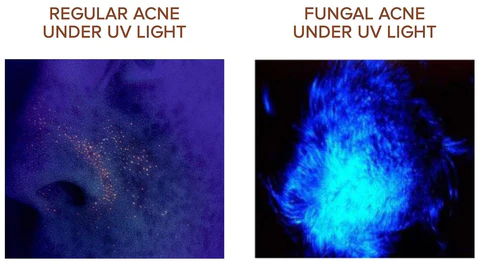
#> input picture images/Acne UV light.png, 480 x 261 px; its folder holds 2 pictures in this run
$ python resize.py ../images
#> lines starting #> are read from the running program, lines starting #| are printed output that depends on the picture
import cv2
import os
import sys

def open_images(image_folder_path):
    """This function opens the images in the folder and yields them

    Args:
        image_folder_path (string): The path to the folder containing the images

    Yields:
        cv2 image: images of acnee
    """
    for image in os.listdir(image_folder_path):
        image_path = os.path.join(image_folder_path, image)
        yield image_path


def resize_images(images_path):
    """This function resizes the images to 640x640

    Args:
        images_path: Path to the images folder
    """
#> called with images_path = '../images'
    images = open_images(images_path)
    for image in images:
        img = cv2.imread(image)
#> img is the input picture: shape (261, 480, 3); mean B, G, R 151.2, 100.3, 89.3
        if img is None:
            print(f"Failed to open image at {image}")
            continue
        print(f"Original size of {image}: {img.shape}")
#| Original size of ../images/Acne UV light.png: (261, 480, 3)
        resized_img = cv2.resize(img, (640, 640))
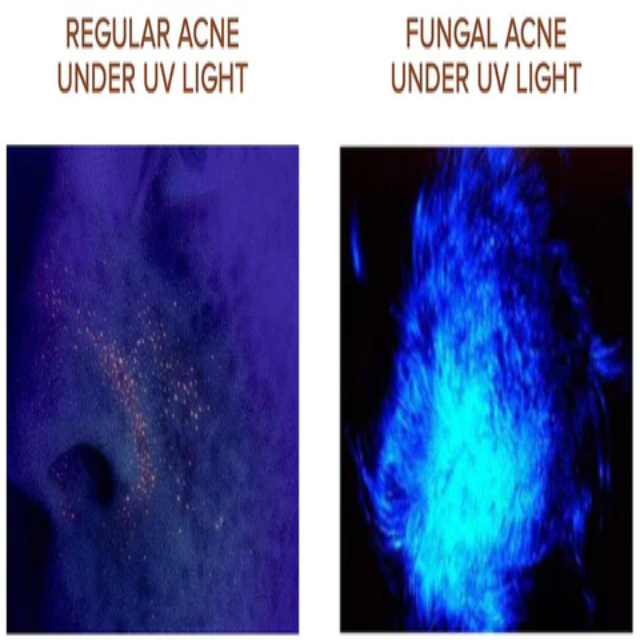
#> resized_img: shape (640, 640, 3); mean B, G, R 151.1, 100.2, 89.2
        print(f"Resized size of {image}: {resized_img.shape}")
#| Resized size of ../images/Acne UV light.png: (640, 640, 3)
        write_status = cv2.imwrite(image, resized_img)
        if not write_status:
            print(f"Failed to write image at {image}")
#> pass 2 of the loop in resize_images, `for image in images:`:
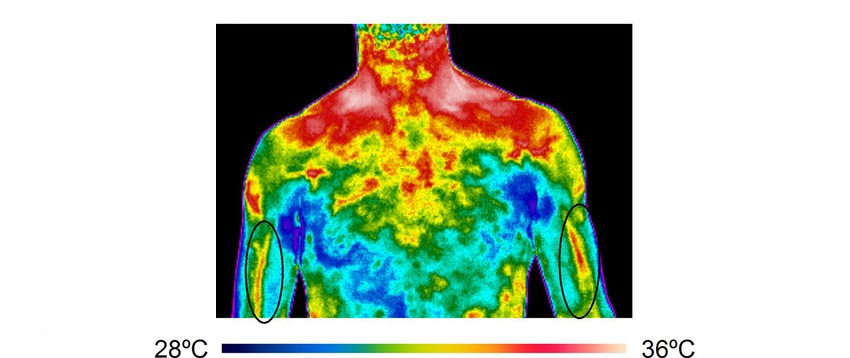
#> input picture images/varicose vein.jpg, 850 x 358 px
#> in resize_images, img is the input picture: shape (358, 850, 3); mean B, G, R 172.3, 190.5, 178.6
#| Original size of ../images/varicose vein.jpg: (358, 850, 3)
#> in resize_images, `resized_img = cv2.resize(img, (640, 640))`:
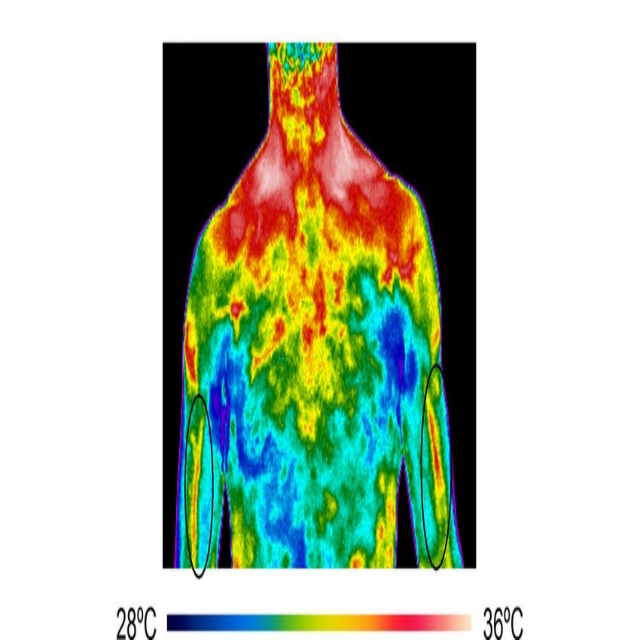
#> resized_img: shape (640, 640, 3); mean B, G, R 172.2, 190.4, 178.5
#| Resized size of ../images/varicose vein.jpg: (640, 640, 3)

if __name__ == "__main__":
    if len(sys.argv) != 2:
        print("Usage: python resize.py <path_to_images_folder>")
        sys.exit(1)
    images_path = sys.argv[1]
    resize_images(images_path)
